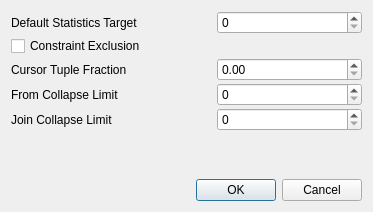
<?xml version="1.0" encoding="UTF-8"?>
<ui version="4.0">
 <class>DlgOtherPlanningSettings</class>
 <widget class="QDialog" name="DlgOtherPlanningSettings">
  <property name="geometry">
   <rect>
    <x>0</x>
    <y>0</y>
    <width>373</width>
    <height>212</height>
   </rect>
  </property>
  <property name="windowTitle">
   <string>Dialog</string>
  </property>
  <layout class="QVBoxLayout" name="verticalLayout">
   <item>
    <layout class="QFormLayout" name="formLayout">
     <property name="labelAlignment">
      <set>Qt::AlignLeading|Qt::AlignLeft|Qt::AlignVCenter</set>
     </property>
     <property name="verticalSpacing">
      <number>2</number>
     </property>
     <item row="0" column="0">
      <widget class="QLabel" name="label">
       <property name="minimumSize">
        <size>
         <width>200</width>
         <height>0</height>
        </size>
       </property>
       <property name="text">
        <string>Default Statistics Target</string>
       </property>
      </widget>
     </item>
     <item row="0" column="1">
      <widget class="QSpinBox" name="sp_default_statistics_target">
       <property name="minimumSize">
        <size>
         <width>80</width>
         <height>0</height>
        </size>
       </property>
      </widget>
     </item>
     <item row="1" column="0">
      <widget class="QCheckBox" name="checkBox">
       <property name="text">
        <string>Constraint Exclusion</string>
       </property>
      </widget>
     </item>
     <item row="2" column="0">
      <widget class="QLabel" name="label_3">
       <property name="text">
        <string>Cursor Tuple Fraction</string>
       </property>
      </widget>
     </item>
     <item row="2" column="1">
      <widget class="QDoubleSpinBox" name="sp_cursor_tuple_fraction">
       <property name="minimumSize">
        <size>
         <width>80</width>
         <height>0</height>
        </size>
       </property>
       <property name="maximum">
        <double>1.000000000000000</double>
       </property>
      </widget>
     </item>
     <item row="3" column="0">
      <widget class="QLabel" name="label_4">
       <property name="text">
        <string>From Collapse Limit</string>
       </property>
      </widget>
     </item>
     <item row="3" column="1">
      <widget class="QSpinBox" name="sp_from_collapse_limit">
       <property name="minimumSize">
        <size>
         <width>80</width>
         <height>0</height>
        </size>
       </property>
      </widget>
     </item>
     <item row="4" column="0">
      <widget class="QLabel" name="label_5">
       <property name="text">
        <string>Join Collapse Limit</string>
       </property>
      </widget>
     </item>
     <item row="4" column="1">
      <widget class="QSpinBox" name="sp_join_collapse_limit">
       <property name="minimumSize">
        <size>
         <width>80</width>
         <height>0</height>
        </size>
       </property>
      </widget>
     </item>
    </layout>
   </item>
   <item>
    <widget class="QDialogButtonBox" name="buttonBox">
     <property name="orientation">
      <enum>Qt::Horizontal</enum>
     </property>
     <property name="standardButtons">
      <set>QDialogButtonBox::Cancel|QDialogButtonBox::Ok</set>
     </property>
    </widget>
   </item>
  </layout>
 </widget>
 <resources/>
 <connections>
  <connection>
   <sender>buttonBox</sender>
   <signal>accepted()</signal>
   <receiver>DlgOtherPlanningSettings</receiver>
   <slot>accept()</slot>
   <hints>
    <hint type="sourcelabel">
     <x>248</x>
     <y>254</y>
    </hint>
    <hint type="destinationlabel">
     <x>157</x>
     <y>274</y>
    </hint>
   </hints>
  </connection>
  <connection>
   <sender>buttonBox</sender>
   <signal>rejected()</signal>
   <receiver>DlgOtherPlanningSettings</receiver>
   <slot>reject()</slot>
   <hints>
    <hint type="sourcelabel">
     <x>316</x>
     <y>260</y>
    </hint>
    <hint type="destinationlabel">
     <x>286</x>
     <y>274</y>
    </hint>
   </hints>
  </connection>
 </connections>
</ui>
